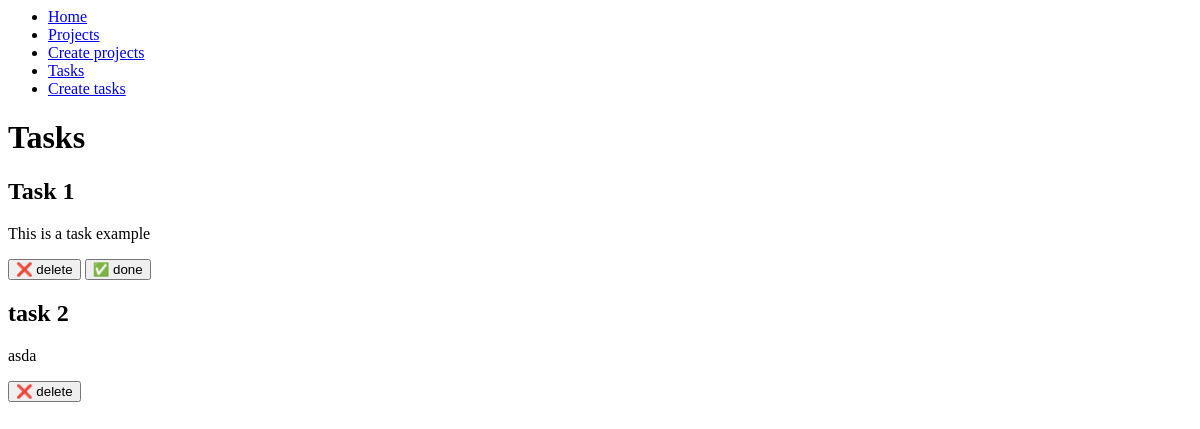
/tasks, run on an earlier commit of the app's database.
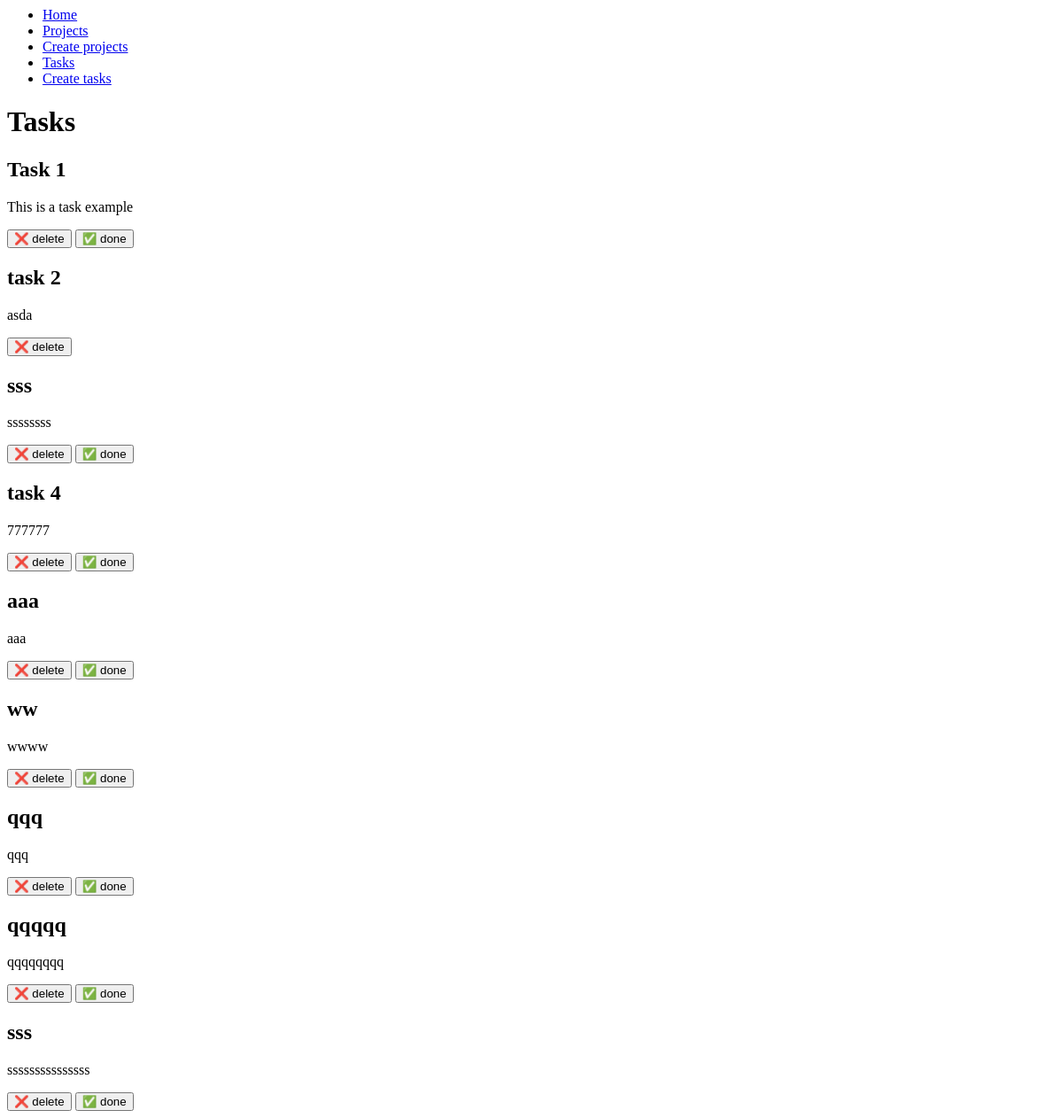
And on a later commit of the database.
### myapp/models.py (models this page shows, shortened)
class Task (models.Model):
    title = models.CharField(max_length=100)
    description = models.TextField()
    project = models.ForeignKey(Project, on_delete=models.CASCADE)
    done = models.BooleanField(default=False)

### myapp/views.py (the view)
# urls.py: path('tasks', views.tasks, name='tasks'),
def tasks(request):
    tasks = list(Task.objects.values())
    return render(request, 'tasks/tasks.html', {'tasks': tasks})

### myapp/templates/tasks/tasks.html
{%extends 'layout/base.html'%}
{% block content %}
  <h1>Tasks</h1>
  {% for task in tasks %}
    <h2>{{ task.title }}</h2>
    <p>{{ task.description }}</p>
    <button>❌ delete</button>
    {% if task.done == False %}
      <button>✅ done</button>
    {% endif %}
  {% endfor %}
{% endblock %}

### myapp/templates/layout/base.html
<nav>
    <ul>
        <li>
            <a href="/">Home</a>
        </li>
        <li>
            <a href="/projects">Projects</a>
        </li>
        <li>
            <a href="/project_create">Create projects</a>
        </li>
        <li>
            <a href="/tasks">Tasks</a>
        </li>
        <li>
            <a href="/task_create">Create tasks</a>
        </li>
    </ul>
</nav>
{% block content %}
{% endblock %}

What changed in the data, as far as the page shows it:
added Task: title "sss", description "ssssssss", done "✅ done"
added Task: title "task 4", description "777777", done "✅ done"
added Task: title "aaa", description "aaa", done "✅ done"
added Task: title "ww", description "wwww", done "✅ done"
added Task: title "qqq", description "qqq", done "✅ done"
added Task: title "qqqqq", description "qqqqqqqq", done "✅ done"
added Task: title "sss", description "sssssssssssssss", done "✅ done"
